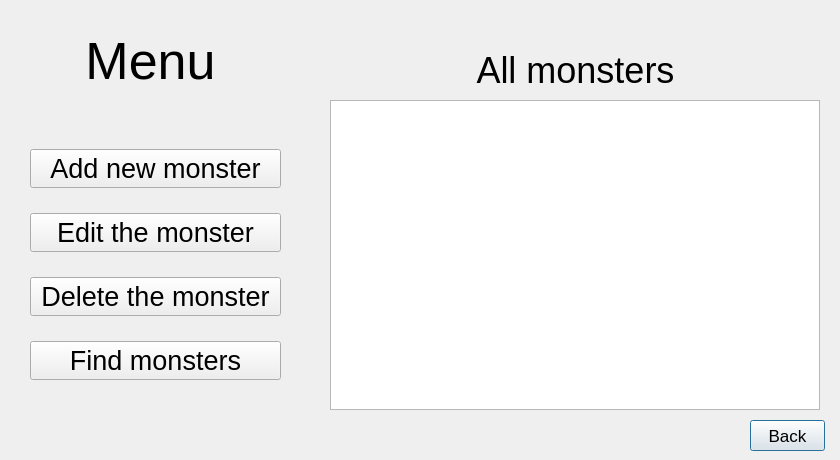
<?xml version="1.0" encoding="UTF-8"?>
<ui version="4.0">
 <class>InteractiveWindow</class>
 <widget class="QDialog" name="InteractiveWindow">
  <property name="geometry">
   <rect>
    <x>0</x>
    <y>0</y>
    <width>840</width>
    <height>460</height>
   </rect>
  </property>
  <property name="minimumSize">
   <size>
    <width>840</width>
    <height>460</height>
   </size>
  </property>
  <property name="maximumSize">
   <size>
    <width>840</width>
    <height>460</height>
   </size>
  </property>
  <property name="windowTitle">
   <string>Dialog</string>
  </property>
  <widget class="QLabel" name="label">
   <property name="geometry">
    <rect>
     <x>0</x>
     <y>0</y>
     <width>301</width>
     <height>121</height>
    </rect>
   </property>
   <property name="font">
    <font>
     <pointsize>39</pointsize>
    </font>
   </property>
   <property name="text">
    <string>Menu</string>
   </property>
   <property name="alignment">
    <set>Qt::AlignCenter</set>
   </property>
  </widget>
  <widget class="QPushButton" name="pushButtonBack">
   <property name="geometry">
    <rect>
     <x>750</x>
     <y>420</y>
     <width>75</width>
     <height>31</height>
    </rect>
   </property>
   <property name="font">
    <font>
     <pointsize>13</pointsize>
    </font>
   </property>
   <property name="text">
    <string>Back</string>
   </property>
  </widget>
  <widget class="QWidget" name="verticalLayoutWidget">
   <property name="geometry">
    <rect>
     <x>30</x>
     <y>130</y>
     <width>251</width>
     <height>271</height>
    </rect>
   </property>
   <layout class="QVBoxLayout" name="verticalLayout">
    <item>
     <widget class="QPushButton" name="pushButtonAdd">
      <property name="font">
       <font>
        <pointsize>20</pointsize>
       </font>
      </property>
      <property name="text">
       <string>Add new monster</string>
      </property>
     </widget>
    </item>
    <item>
     <widget class="QPushButton" name="pushButtonEdit">
      <property name="font">
       <font>
        <pointsize>20</pointsize>
       </font>
      </property>
      <property name="text">
       <string>Edit the monster</string>
      </property>
     </widget>
    </item>
    <item>
     <widget class="QPushButton" name="pushButtonDelete">
      <property name="font">
       <font>
        <pointsize>20</pointsize>
       </font>
      </property>
      <property name="text">
       <string>Delete the monster</string>
      </property>
     </widget>
    </item>
    <item>
     <widget class="QPushButton" name="pushButtonFind">
      <property name="font">
       <font>
        <pointsize>20</pointsize>
       </font>
      </property>
      <property name="text">
       <string>Find monsters</string>
      </property>
     </widget>
    </item>
   </layout>
  </widget>
  <widget class="QLabel" name="label_2">
   <property name="geometry">
    <rect>
     <x>330</x>
     <y>50</y>
     <width>491</width>
     <height>41</height>
    </rect>
   </property>
   <property name="font">
    <font>
     <pointsize>27</pointsize>
    </font>
   </property>
   <property name="text">
    <string>All monsters</string>
   </property>
   <property name="alignment">
    <set>Qt::AlignCenter</set>
   </property>
  </widget>
  <widget class="QTableView" name="tableView">
   <property name="geometry">
    <rect>
     <x>330</x>
     <y>100</y>
     <width>490</width>
     <height>310</height>
    </rect>
   </property>
   <property name="minimumSize">
    <size>
     <width>490</width>
     <height>310</height>
    </size>
   </property>
   <property name="maximumSize">
    <size>
     <width>490</width>
     <height>310</height>
    </size>
   </property>
  </widget>
 </widget>
 <resources/>
 <connections/>
</ui>
